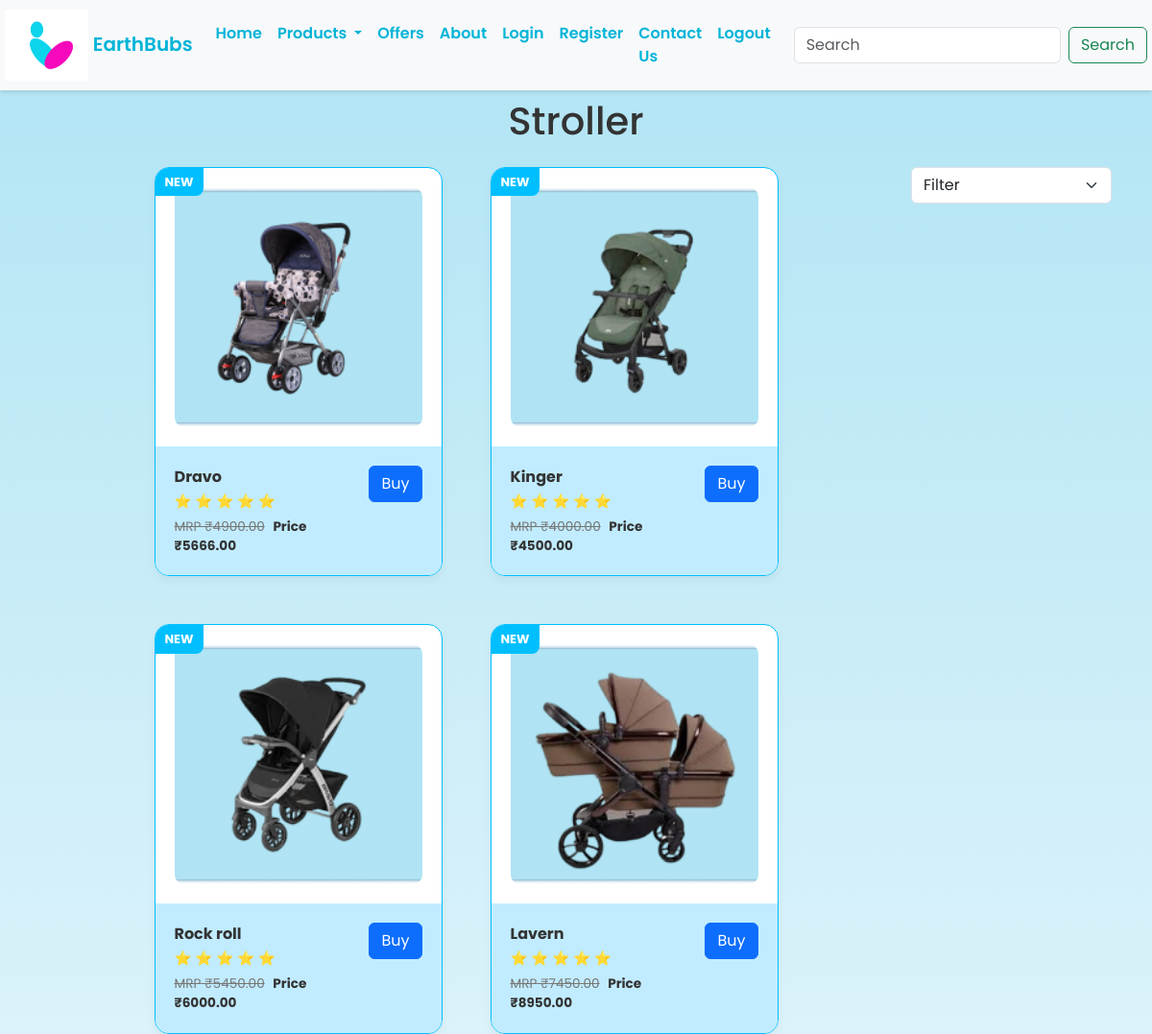
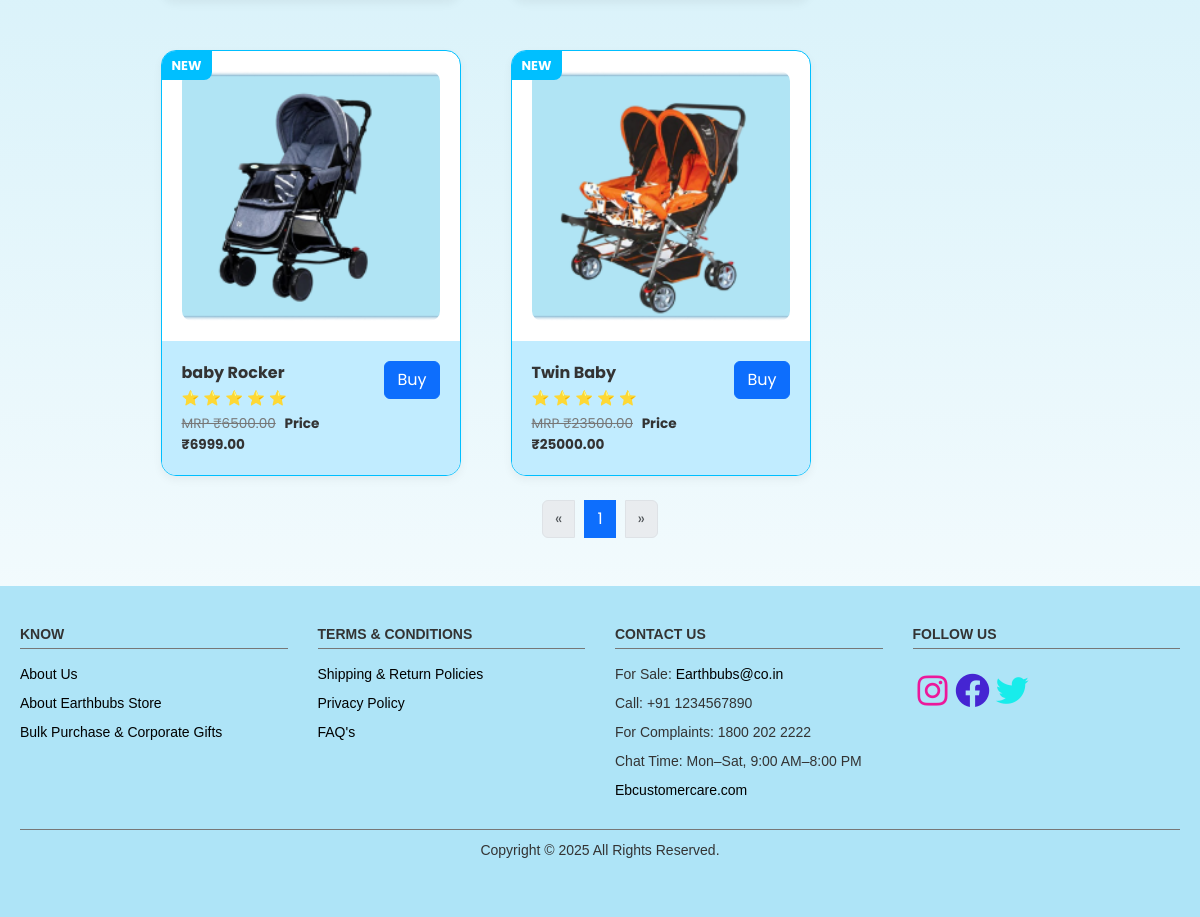
The page /stroller/ on the database its author committed (2 pictures, top to bottom).
### store/models.py (models this page shows, shortened)
class Product(models.Model):
    name = models.CharField(max_length=100)
    price = models.DecimalField(max_digits=10, decimal_places=2)
    mrp = models.DecimalField(max_digits=10, decimal_places=2, null=True, blank=True)
    created_at = models.DateTimeField(default=timezone.now)
    image = models.ImageField(upload_to='products/')
    category = models.CharField(max_length=50, choices=CATEGORY_CHOICES, default='all')
    rating = models.DecimalField(max_digits=2, decimal_places=1, default=0.0)

### store/views.py (the view)
# urls.py: path('stroller/', views.stroller_list, name='stroller_list'),
def stroller_list(request):
    products = Product.objects.filter(category__iexact="stroller").order_by('-created_at')
    paginator = Paginator(products, 6)
    page_number = request.GET.get('page')
    page_obj = paginator.get_page(page_number)
    return render(request, "products.html", {"page_obj": page_obj, "title": "Stroller"})

### store/templates/products.html (shortened to what this page needs)
{% extends 'base.html' %}
{% load static %}
{% block content %}
<div class="container my-5">
    <h1 class="mb-4 text-center" style="padding-top: 30px; margin: 20px;">{{ title }}</h1>
    <select class="form-select w-auto" id="priceFilter" style="margin-bottom: 20px; margin-left: 20px; float: right;">
      <option value="all">Filter</option>
    </select>
    <div class="products-container">
        {% for product in page_obj %}
        <div class="product-card" class="col-md-4 mb-4">
            <div class="new-label">NEW</div>
            <div class="product-image">
                {% if product.image %}
                <img src="{{ product.image.url }}" alt="{{ product.name }}">
                {% else %}
                <img src="{% static 'img/placeholder.png' %}" alt="No image available">
                {% endif %}
            </div>
            <div class="product-footer">
                <div class="product-info">
                    <span class="product-name">{{ product.name }}</span>
                    <div class="rating">
                        {% for i in "12345"|slice:":product.rating" %}
                            ⭐
                        {% endfor %}
                    </div>
                    <div class="price-info">
                        {% if product.mrp %}
                        <span class="mrp">MRP ₹{{ product.mrp }}</span>
                        {% endif %}
                        <span class="price">Price ₹{{ product.price }}</span>
                    </div>
                </div>
{% if product.id %}
    <a href="{% url 'add_to_cart' product.id %}" class="btn btn-primary">Buy</a>
{% endif %}
            </div>
        </div>
        {% empty %}
        <p>No products found.</p>
        {% endfor %}
    </div>
    <nav aria-label="Page navigation example" class="mt-4">
      <ul class="pagination justify-content-center">
        {% if page_obj.has_previous %}
          <li class="page-item">
            <a class="page-link" href="?page={{ page_obj.previous_page_number }}" aria-label="Previous">
              <span aria-hidden="true">&laquo;</span>
            </a>
          </li>
        {% else %}
          <li class="page-item disabled">
            <span class="page-link" aria-hidden="true">&laquo;</span>
          </li>
        {% endif %}
        {% for num in page_obj.paginator.page_range %}
          {% if page_obj.number == num %}
            <li class="page-item active" aria-current="page">
              <span class="page-link">{{ num }}</span>
            </li>
          {% else %}
            <li class="page-item"><a class="page-link" href="?page={{ num }}">{{ num }}</a></li>
          {% endif %}
        {% endfor %}
        {% if page_obj.has_next %}
          <li class="page-item">
            <a class="page-link" href="?page={{ page_obj.next_page_number }}" aria-label="Next">
              <span aria-hidden="true">&raquo;</span>
            </a>
          </li>
        {% else %}
          <li class="page-item disabled">
            <span class="page-link" aria-hidden="true">&raquo;</span>
          </li>
        {% endif %}
      </ul>
    </nav>
</div>
{% endblock %}

### store/static/css/style.css (style rules this page uses)
body { font-family: 'Poppins', sans-serif; background: linear-gradient(to bottom, #B0E4F4, #ffffff); color: #333; }
.products-container { display: flex; justify-content: center; flex-wrap: wrap; gap: 50px; }
.product-card { position: relative; width: 300px; border: 1px solid #00bfff; border-radius: 14px; overflow: hidden; background: white; box-shadow: 0 4px 10px rgba(0,0,0,0.05); }
.new-label { position: absolute; top: 0; left: 0; background: #00bfff; color: white; padding: 5px 10px; font-weight: bold; font-size: 0.8rem; border-bottom-right-radius: 8px; }
.product-image { padding: 20px; }
.product-image img { width: 100%; height: 200px; border-radius: 10px; }
.product-footer { background: #c1ecff; padding: 20px; display: flex; justify-content: space-between; align-items: flex-start; }
.product-info { text-align: left; }
.product-name { font-weight: bold; display: block; margin-bottom: 3px; }
.rating { font-size: 0.9rem; color: gold; margin-bottom: 5px; }
.price-info { font-size: 0.85rem; }
.mrp { text-decoration: line-through; color: #777; margin-right: 5px; }
.price { font-weight: bold; }
.pagination { margin-top: 20px; text-align: center; }
.pagination span { margin: 0 10px; color: #666; }
.product-card { border-radius: 15px; overflow: hidden; transition: transform 0.2s ease, box-shadow 0.2s ease; }
.product-card img { height: 250px; object-fit: cover; }

### rows shown on the page
Product: image (picture), name "Dravo", mrp "4900.00", price "5666.00", shows "Buy"
Product: image (picture), name "Kinger", mrp "4000.00", price "4500.00", shows "Buy"
Product: image (picture), name "Rock roll", mrp "5450.00", price "6000.00", shows "Buy"
Product: image (picture), name "Lavern", mrp "7450.00", price "8950.00", shows "Buy"
Product: image (picture), name "baby Rocker", mrp "6500.00", price "6999.00", shows "Buy"
Product: image (picture), name "Twin Baby", mrp "23500.00", price "25000.00", shows "Buy"

### other values the page prints
{{ title }} "Stroller"
{{ num }} "1"
